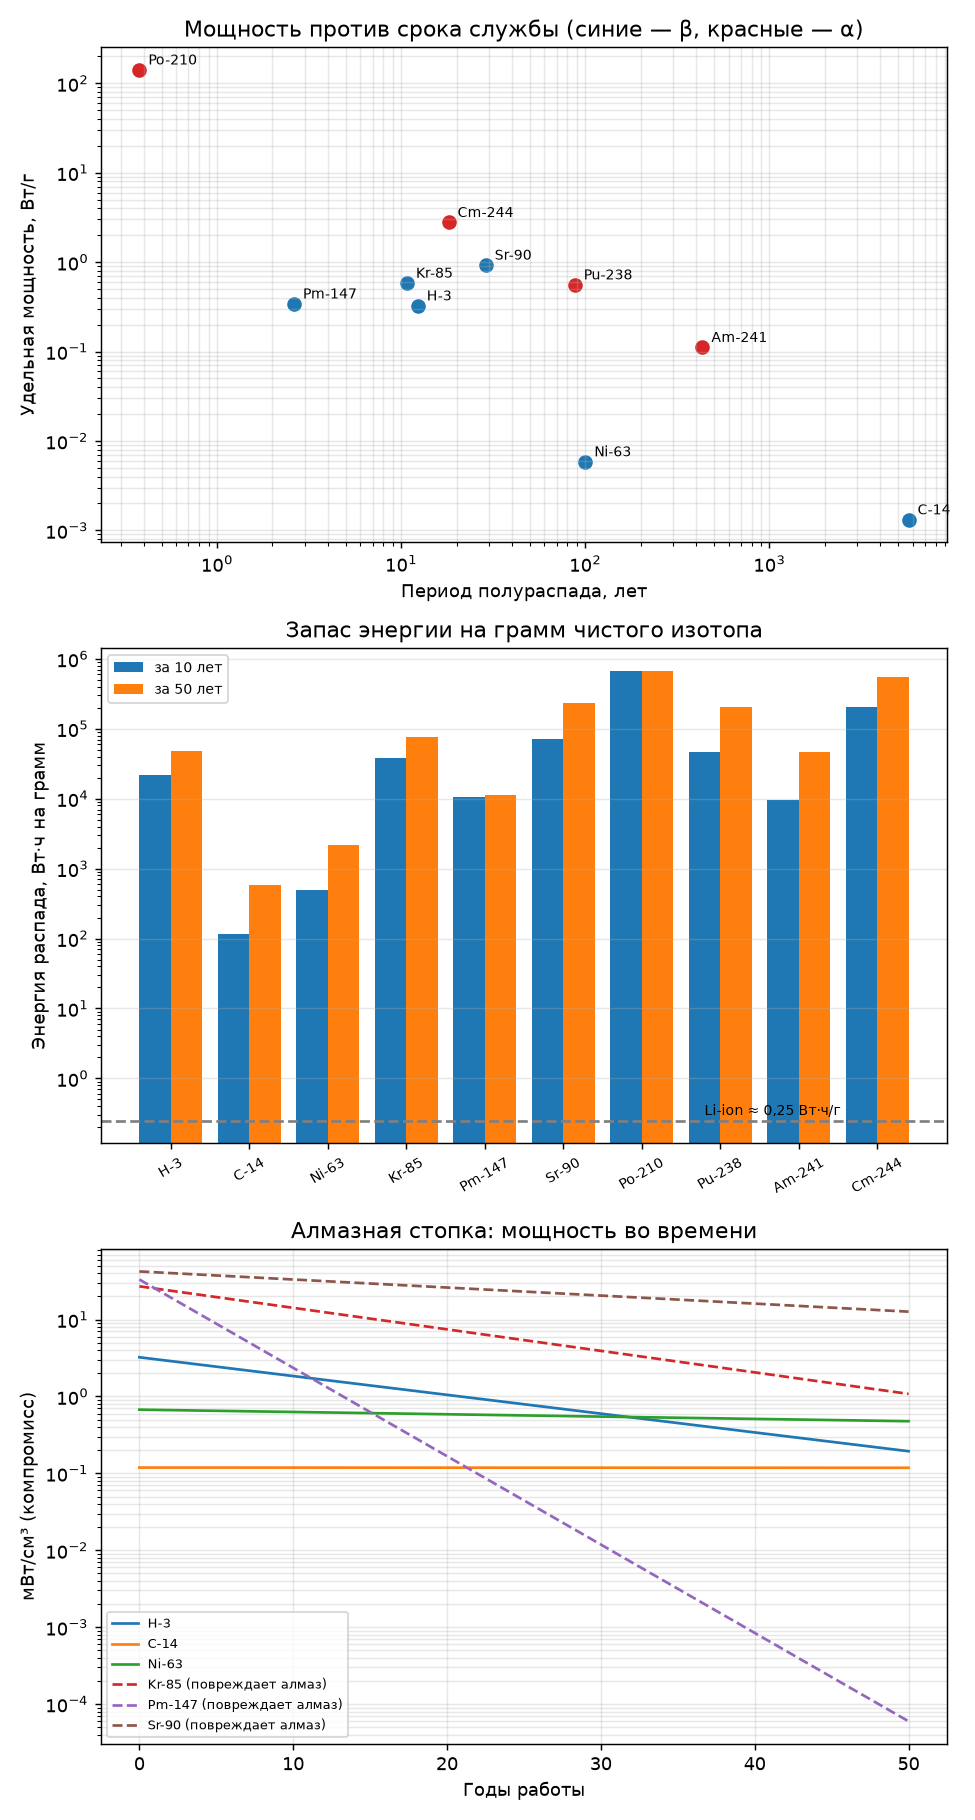

Source code (Python):
"""
Этап 6 (Б): сравнение изотопов — мощность, срок службы, пригодность, доступность.

Для каждого изотопа из первых принципов:
  • удельная активность A = ln2·N_A/(T½·M) и удельная мощность (Вт/г чистого изотопа);
  • мощность на объём в рабочей химической форме (оксид, металл, гидрид);
  • энергия, отданная за 10 и 50 лет (с учётом распада);
  • радиационная стойкость: T_max передачи атому против порога смещения Ed;
  • мощность алмазной стопки по закону тонких слоёв (этап 5б):
        P = P_ист·η_conv·x/((1+x)(1+k·x)),  k = S_ист/S_алмаз;
  • напряжение прямого сбора полем (этап 4): U ≈ E_max/q.
Данные ядерной физики — справочные (NNDC/ENSDF), плотности форм — приближённые.
"""
import numpy as np
import matplotlib
matplotlib.use("Agg")
import matplotlib.pyplot as plt

NA, Q, YEAR, MEC2, AMU = 6.022e23, 1.602e-19, 3.156e7, 0.511, 931.494
ETA_CONV = 0.245                                    # реалистичный алмазный диод (этапы 2–5)
ED_DIAMOND, ED_SIC = 37.0, 20.0                     # эВ, пороги смещения (этап 2)

# T½ (лет), M (г/моль), тип, Ē — средняя энергия частицы на распад (кэВ), E_max (кэВ),
# форма: плотность (г/см³), массовая доля изотопа, (Z, A) — средние на атом формы
ISO = {
    "H-3":    dict(T=12.32,  M=3.016,  kind="β", Em=5.69,   Emax=18.6,
                   form="TiT₂",   rho=3.75, w=0.111, ZA=(8.0, 18.0)),
    "C-14":   dict(T=5700,   M=14.003, kind="β", Em=49.5,   Emax=156.5,
                   form="алмаз ¹⁴C", rho=4.10, w=1.0, ZA=(6, 14.0)),
    "Ni-63":  dict(T=100.1,  M=62.93,  kind="β", Em=17.4,   Emax=66.9,
                   form="металл", rho=8.9, w=1.0, ZA=(28, 63.0)),
    "Kr-85":  dict(T=10.76,  M=84.91,  kind="β", Em=251,    Emax=687,
                   form="газ 100 бар", rho=0.34, w=1.0, ZA=(36, 85.0)),
    "Pm-147": dict(T=2.62,   M=146.9,  kind="β", Em=62.0,   Emax=224.6,
                   form="Pm₂O₃", rho=6.85, w=0.86, ZA=(29.2, 68.4)),
    "Sr-90":  dict(T=28.79,  M=89.91,  kind="β", Em=196+935, Emax=2280,   # + дочерний Y-90
                   form="SrTiO₃", rho=5.12, w=0.484, ZA=(16.8, 37.2)),
    "Po-210": dict(T=0.379,  M=209.98, kind="α", Em=5304,   Emax=5304,
                   form="металл", rho=9.2, w=1.0, ZA=(84, 210.0)),
    "Pu-238": dict(T=87.7,   M=238.05, kind="α", Em=5490,   Emax=5499,
                   form="PuO₂", rho=11.46, w=0.881, ZA=(36.7, 90.0)),
    "Am-241": dict(T=432.6,  M=241.06, kind="α", Em=5480,   Emax=5486,
                   form="AmO₂", rho=11.68, w=0.883, ZA=(37.0, 91.0)),
    "Cm-244": dict(T=18.11,  M=244.06, kind="α", Em=5795,   Emax=5805,
                   form="Cm₂O₃", rho=11.7, w=0.91, ZA=(43.2, 107.2)),
}
# Доступность и особенности (качественно, по открытым источникам)
NOTES = {
    "H-3":    "побочный продукт тяжеловодных реакторов (CANDU); газ, нужен гидрид металла",
    "C-14":   "есть в облучённом реакторном графите (тонны в Великобритании); алмаз из самого источника",
    "Ni-63":  "облучение Ni-62 в реакторе; обогащение обычно 15–20%, дорого",
    "Kr-85":  "осколок деления, выделяется при переработке ОЯТ; газ; γ 514 кэВ (0,4%)",
    "Pm-147": "осколок деления; батареи кардиостимуляторов «Betacel» в 1970-х; живёт мало",
    "Sr-90":  "много в ОЯТ; советские РИТЭГи «Бета-М»; сильное тормозное излучение",
    "Po-210": "облучение Bi-209; нагреватели «Лунохода»; живёт 138 дней",
    "Pu-238": "очень дефицитен (NASA — порядка кг в год); РИТЭГи",
    "Am-241": "выделяется из старого плутония; программа РИТЭГ ESA; γ 59,5 кэВ",
    "Cm-244": "есть в ОЯТ; спонтанное деление → нейтроны, тяжёлая защита",
}

def Tmax_eV(E_keV, M_amu):                          # электрон → атом (этап 2)
    E = E_keV/1000
    return 2*E*(E + 2*MEC2)/(M_amu*AMU)*1e6

def Tmax_alpha_eV(E_keV, M_amu, m=4.0026):          # альфа → атом, упругое столкновение
    return 4*m*M_amu/(m + M_amu)**2*E_keV*1e3

def S_rel(rho, Z, A, E_keV):                        # тормозная способность электронов (Бете), отн. ед.
    J = (9.76*Z + 58.5*Z**-0.19)*1e-3
    return rho*Z/A*np.log(1.166*(E_keV + 0.85*J)/J)

S_DIA = lambda E: S_rel(3.52, 6, 12.01, E)

rows = []
for n, d in ISO.items():
    SA = np.log(2)*NA/(d["T"]*YEAR*d["M"])          # Бк/г
    Pg = SA*d["Em"]*1e3*Q                            # Вт/г чистого изотопа
    Pv = Pg*d["rho"]*d["w"]                          # Вт/см³ рабочей формы
    tau = d["T"]/np.log(2)
    E10 = Pg*tau*(1 - 2**(-10/d["T"]))*8766          # Вт·ч/г
    E50 = Pg*tau*(1 - 2**(-50/d["T"]))*8766
    if d["kind"] == "β":
        Tm = Tmax_eV(d["Emax"], 12.01)
        k = S_rel(d["rho"], *d["ZA"], d["Em"])/S_DIA(d["Em"])
        x9 = (1/0.9 - 1)/k
        Pstack = Pv*ETA_CONV*0.9*x9/(1 + x9)          # компромисс (90% от η_conv)
        xo = 1/np.sqrt(k)
        Pmax = Pv*ETA_CONV*xo/((1 + xo)*(1 + k*xo))
        U = d["Emax"]
    else:
        Tm = Tmax_alpha_eV(d["Emax"], 12.01); k = np.nan; Pstack = Pmax = 0.0
        U = d["Emax"]/2
    rows.append(dict(name=n, SA=SA/3.7e10, Pg=Pg, Pv=Pv, E10=E10, E50=E50, Tm=Tm, k=k,
                     ok_dia=Tm < ED_DIAMOND, ok_sic=Tmax_eV(d["Emax"], 12.01) < ED_SIC if d["kind"] == "β" else False,
                     Pstack=Pstack, Pmax=Pmax, U=U, P20=2**(-20/d["T"])))

if __name__ == "__main__":
    print(f"{'изотоп':8}{'T½,лет':>9}{'Ки/г':>9}{'Вт/г':>10}{'Вт/см³':>9}{'Вт·ч/г 10л':>12}{'50л':>9}"
          f"{'P(20л)':>8}{'алмаз':>7}{'SiC':>5}")
    for r, (n, d) in zip(rows, ISO.items()):
        print(f"{n:8}{d['T']:9.3g}{r['SA']:9.3g}{r['Pg']:10.3g}{r['Pv']:9.3g}{r['E10']:12.3g}{r['E50']:9.3g}"
              f"{r['P20']*100:7.0f}%{'  ok' if r['ok_dia'] else '  !!':>7}{'  ok' if r['ok_sic'] else '  !!':>5}")

    print("\nАлмазная стопка по закону тонких слоёв (реалистичный диод η_conv = 24,5%),"
          " только β без повреждения алмаза помечены ✓")
    print(f"{'изотоп':8}{'форма':>12}{'k':>6}{'P компр., мВт/см³':>19}{'P макс.':>9}{'U поля, кВ':>12}")
    for r, (n, d) in zip(rows, ISO.items()):
        if d["kind"] == "β":
            print(f"{n:8}{d['form']:>12}{r['k']:6.2f}{r['Pstack']*1e3:19.3g}{r['Pmax']*1e3:9.3g}"
                  f"{r['U']:12.0f}  {'✓' if r['ok_dia'] else '✗ повреждает алмаз'}")
        else:
            print(f"{n:8}{d['form']:>12}{'—':>6}{'α разрушает диод':>19}{'':9}{r['U']:12.0f}  только поле")

    print("\nМасса чистого изотопа на 1 мВт электрической мощности через 20 лет"
          " (стопка: η ≈ 22%; поле: η ≈ 67%)")
    for r, (n, d) in zip(rows, ISO.items()):
        eta = 0.22 if (d["kind"] == "β" and r["ok_dia"]) else 0.67
        route = "стопка" if eta == 0.22 else "поле"
        if r["P20"] < 1e-3:
            print(f"  {n:8} {'—':>10}    (распадается раньше 20 лет)")
            continue
        print(f"  {n:8} {1e-3/(r['Pg']*r['P20']*eta):10.3g} г  ({route})")

    print("\nДоступность:")
    for n, t in NOTES.items():
        print(f"  {n:8} {t}")

    # --- графики
    fig, ax = plt.subplots(3, 1, figsize=(7.5, 14))
    for r, (n, d) in zip(rows, ISO.items()):
        c = "tab:blue" if d["kind"] == "β" else "tab:red"
        ax[0].scatter(d["T"], r["Pg"], c=c, s=50)
        ax[0].annotate(n, (d["T"], r["Pg"]), xytext=(5, 3), textcoords="offset points", fontsize=8)
    ax[0].set_xscale("log"); ax[0].set_yscale("log")
    ax[0].set_xlabel("Период полураспада, лет"); ax[0].set_ylabel("Удельная мощность, Вт/г")
    ax[0].set_title("Мощность против срока службы (синие — β, красные — α)"); ax[0].grid(alpha=.3, which="both")

    names = [r["name"] for r in rows]; x = np.arange(len(names))
    ax[1].bar(x - 0.2, [r["E10"] for r in rows], 0.4, label="за 10 лет")
    ax[1].bar(x + 0.2, [r["E50"] for r in rows], 0.4, label="за 50 лет")
    ax[1].set_yscale("log"); ax[1].set_xticks(x); ax[1].set_xticklabels(names, rotation=30, fontsize=8)
    ax[1].set_ylabel("Энергия распада, Вт·ч на грамм"); ax[1].axhline(0.25, ls="--", c="gray")
    ax[1].text(len(names) - 3.2, 0.3, "Li-ion ≈ 0,25 Вт·ч/г", fontsize=8)
    ax[1].set_title("Запас энергии на грамм чистого изотопа"); ax[1].grid(alpha=.3, axis="y"); ax[1].legend(fontsize=8)

    for r, (n, d) in zip(rows, ISO.items()):
        if d["kind"] != "β":
            continue
        yrs = np.linspace(0, 50, 200)
        ax[2].plot(yrs, r["Pstack"]*1e3*2**(-yrs/d["T"]), label=n + ("" if r["ok_dia"] else " (повреждает алмаз)"),
                   ls="-" if r["ok_dia"] else "--")
    ax[2].set_yscale("log"); ax[2].set_xlabel("Годы работы"); ax[2].set_ylabel("мВт/см³ (компромисс)")
    ax[2].set_title("Алмазная стопка: мощность во времени"); ax[2].grid(alpha=.3, which="both"); ax[2].legend(fontsize=7)
    plt.tight_layout(); plt.savefig("isotopes.png", dpi=130)
